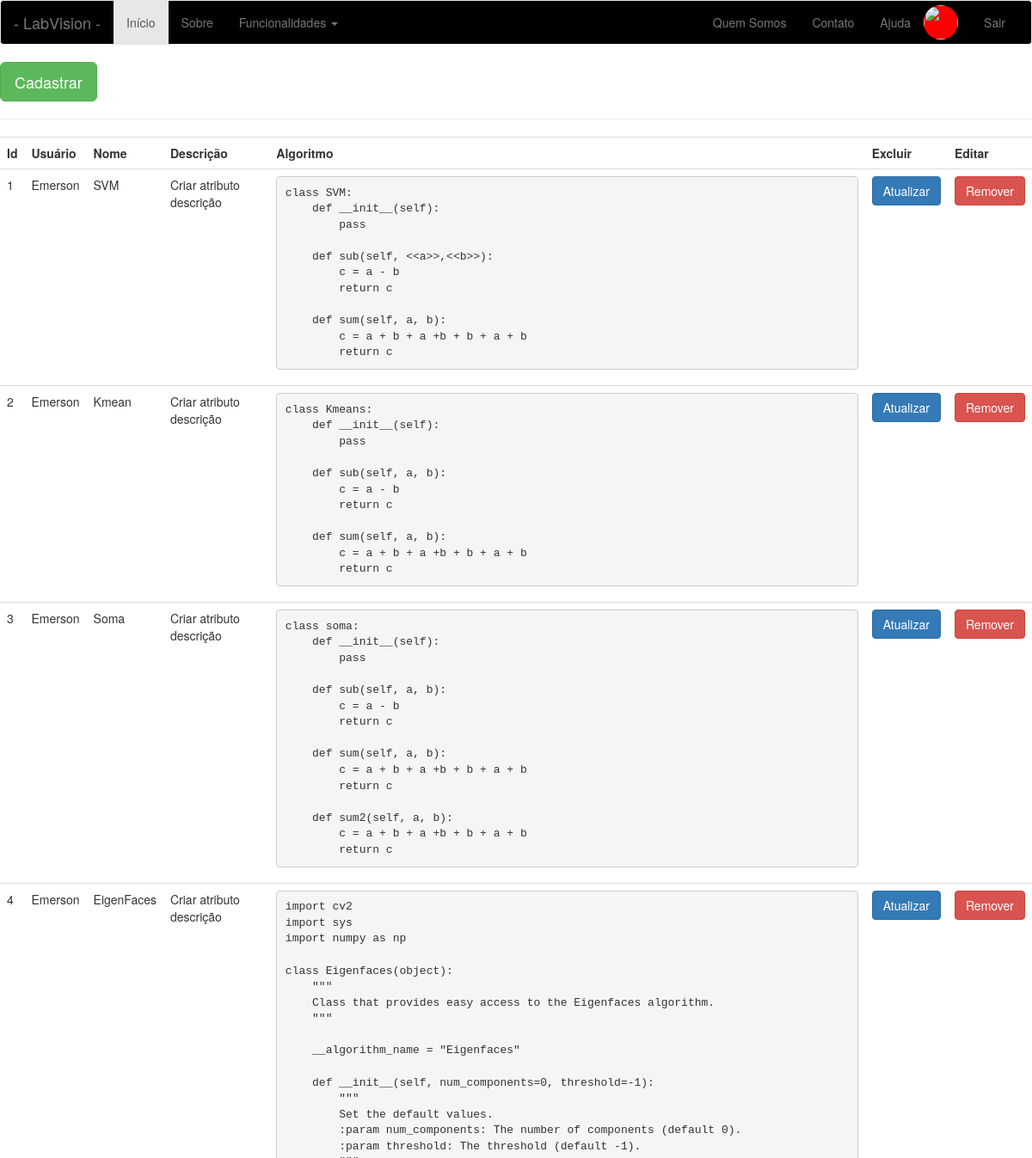
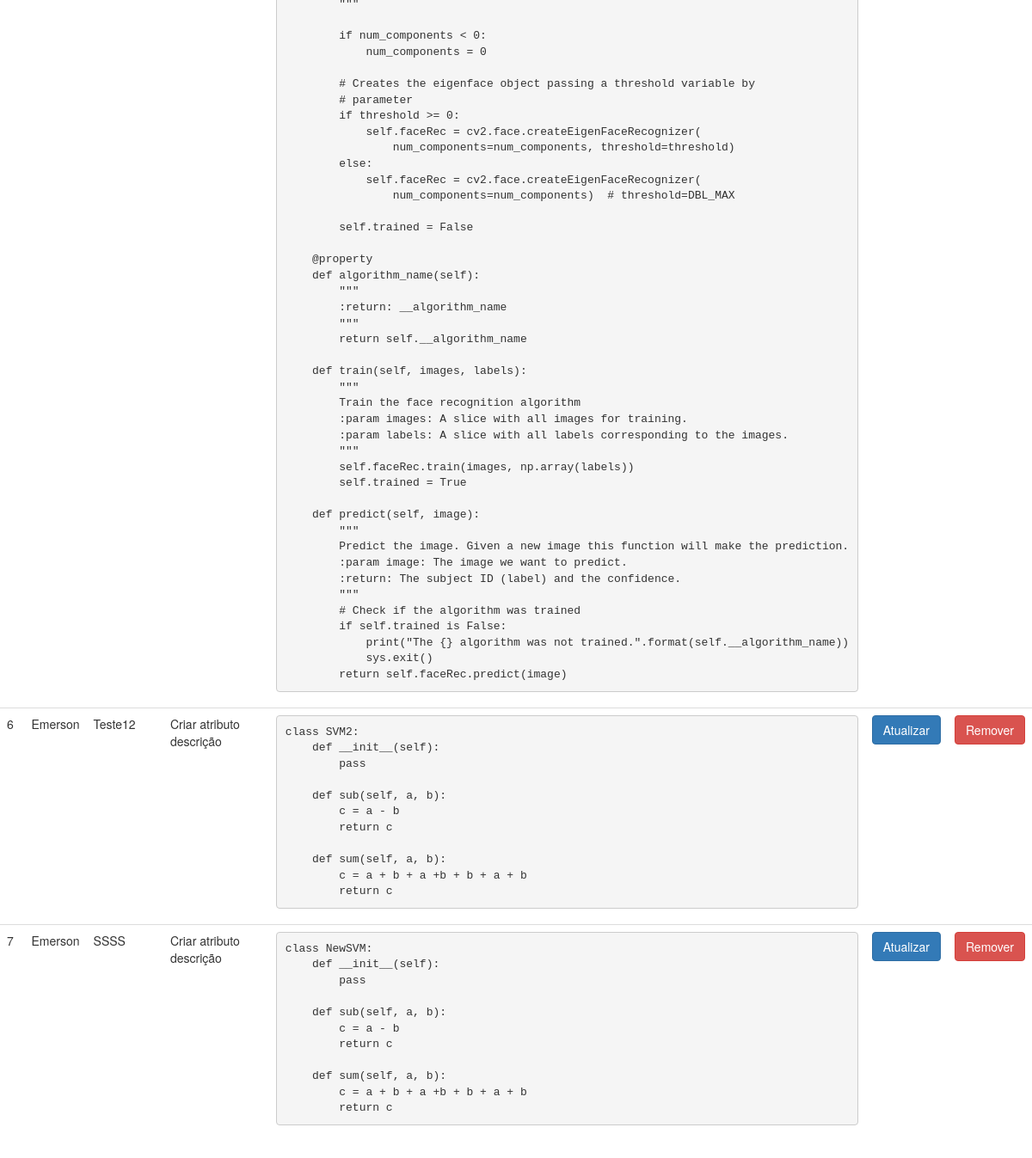
Screenshot of /listar-algoritmos (signed in) with the database file from the repository (2 pictures, top to bottom).
### app/models/tables.py (models this page shows, shortened)
class Algoritmo(db.Model):
    __tablename__= "algoritmos"
    id = db.Column(db.Integer, primary_key=True)
    nome = db.Column(db.String(20))
    algoritmo = db.Column(db.Text)
    usuario = db.Column(db.Integer, db.ForeignKey('usuarios.id'))

class Pessoa(db.Model):
    __tablename__ = "pessoas"
    id = db.Column(db.Integer, primary_key=True)
    nome = db.Column(db.String(50))

### app/controllers/default.py (the view)
@app.route('/listar-algoritmos', methods=['GET'])
def listar_algoritmos():
    if not current_user.get_id():
        return redirect(url_for('login'))
    algoritmos = Algoritmo.query.filter_by(usuario=current_user.get_id()).all()
    return render_template('algoritmo/listar-algoritmos.html', algoritmos=algoritmos)

### app/controllers/default.py (called while the page is built)
@login_manager.user_loader
def load_user(id):
    return Usuario.query.filter_by(id=id).first()

### app/models/tables.py (called while the page is built)
    def get_id(self):
        return str(self.id)

### app/templates/algoritmo/listar-algoritmos.html (shortened to what this page needs)
{% include 'base/head.html' %}
{% include 'base/nav_bar.html' %}
<a href="/cadastrar-algoritmos">
    <button class="btn btn-lg btn-success">
        Cadastrar
    </button>
</a>
<hr>
<div class="table-responsive">
    <form action="#">
        <table class="table">
            <tr>
                <th>Id</th>
                <th>Usuário</th>
                <th>Nome</th>
                <th>Descrição</th>
                <th>Algoritmo</th>
                <th>Excluir</th>
                <th>Editar</th>
            </tr>
            {% for a in algoritmos %}
            <tr>
                <td>
                    {{ a.id }}
                </td>
                <td>
                    {{ current_user.nome }}
                </td>
                <td>
                    {{ a.nome }}
                </td>
                <td>
                    Criar atributo descrição
                </td>
                <td>
                    <pre>{{ a.algoritmo }}</pre>
                </td>
                <td>
                    <a href="{{ url_for('atualizar_algoritmo', id=a.id)}}">
                        <button type="button" class="btn btn-primary" data-toggle="modal" data-target="#atualizarModalCenter">
                            Atualizar
                        </button>
                    </a>
                </td>
                <td>
                    <a href="{{ url_for('excluir_algoritmo', id=a.id)}}">
                        <button type="button" class="btn btn-danger" data-toggle="modal" data-target="#excluirModalCenter">
                            Remover
                        </button>
                    </a>
                </td>
            </tr>
            {% endfor %}
        </table>
    </form>
</div>
{% include 'base/footer.html' %}

### app/templates/base/head.html (shortened to what this page needs)
<!DOCTYPE html>
<html lang="pt-br">
    <head>
        <link rel="stylesheet" href="{{ url_for('static', filename='bootstrap/css/bootstrap.css') }}">
        <link rel="stylesheet" href="{{ url_for('static', filename='css/main.css') }}">
    </head>
    <body>

### app/templates/base/nav_bar.html (shortened to what this page needs)
    <nav class="navbar navbar-default">
        <div class="container-fluid">
            <div class="navbar-header">
                <a class="navbar-brand" href="/index">- LabVision -</a>
            </div>
            <div class="collapse navbar-collapse" id="navPrincipal">
                <ul class="nav navbar-nav">
                    <li class="active">
                        <a href="/index">Início</a>
                    </li>
                    <li>
                        <a href="/sobre">Sobre</a>
                    </li>
                    <li class="dropdown">
                        <a class="dropdown-toggle" data-toggle="dropdown" href="#">
                            Funcionalidades
                            <span class="caret"></span>
                        </a>
                    </li>
                </ul>
                <ul class="nav navbar-nav navbar-right">
                    <li><a href="">Quem Somos</a></li>
                    <li><a href="">Contato</a></li>
                    <li><a href="/ajuda">Ajuda</a></li>
                    {% if current_user.nome %}
                        <li>
                            <img src="" class="imagem-perfil">
                        </li>
                        <li><a href="/logout">Sair</a></li>
                    {% else %}
                    <a href="/cadastrar-se">
                        <button class="btn btn-lg btn-success botao-cadastrar-se">
                            Cadastrar-se
                        </button>
                    </a>
                    {% endif %}
                </ul>
            </div>
        </div>
    </nav>

### app/templates/base/footer.html (shortened to what this page needs)
    </body>
</html>

### app/static/css/main.css (style rules this page uses)
.navbar-default { background-color: #000100; }
.imagem-perfil { background-color: #FF0000; width: 40px; height: 40px; border-radius: 40px; margin-top: 5px; margin-right: 15px; }

### rows the page displays
Algoritmo: id "1", nome "SVM", algoritmo "class SVM: def __init__(self): pass def sub(self, <<a>>,<<b>>): c = a - b return c def sum(self, a, b): c = a + b + a +b + b + a + b return c"
Pessoa: nome "Emerson"
Algoritmo: id "2", nome "Kmean", algoritmo "class Kmeans: def __init__(self): pass def sub(self, a, b): c = a - b return c def sum(self, a, b): c = a + b + a +b + b + a + b return c"
Algoritmo: id "3", nome "Soma", algoritmo "class soma: def __init__(self): pass def sub(self, a, b): c = a - b return c def sum(self, a, b): c = a + b + a +b + b + a + b return c def sum2(self, a, b): c = a + b + a +b + b + a + b return c"
Algoritmo: id "4", nome "EigenFaces", algoritmo "import cv2 import sys import numpy as np class Eigenfaces(object): \"\"\" Class that provides easy access to the Eigenfaces algorithm. \"\"\" __algorithm_name = \"Eigenfaces\" def __init__(self, num_components=0, threshold=-1): \"\"\" Set the default values. :param num_components: The number of components (default 0). :param threshold: The threshold (default -1). \"\"\" if num_components < 0: num_components = 0 # Creates the eigenface object passing a threshold variable by # parameter if threshold >= 0: self.faceRec = cv2.face.createEigenFaceRecognizer( num_components=num_components, threshold=threshold) else: self.faceRec = cv2.face.createEigenFaceRecognizer( num_components=num_components) #…"
Algoritmo: id "6", nome "Teste12", algoritmo "class SVM2: def __init__(self): pass def sub(self, a, b): c = a - b return c def sum(self, a, b): c = a + b + a +b + b + a + b return c"
Algoritmo: id "7", nome "SSSS", algoritmo "class NewSVM: def __init__(self): pass def sub(self, a, b): c = a - b return c def sum(self, a, b): c = a + b + a +b + b + a + b return c"
